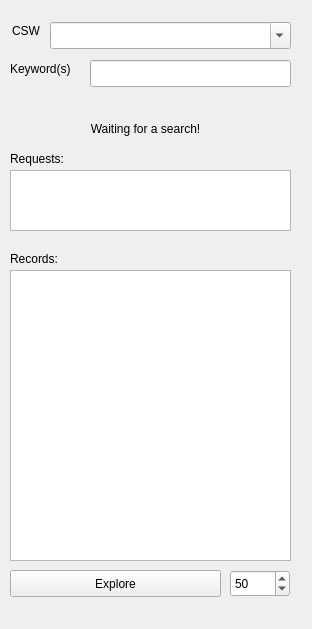
<?xml version="1.0" encoding="UTF-8"?>
<ui version="4.0">
 <class>CSW_Explorer</class>
 <widget class="QDockWidget" name="CSW_Explorer">
  <property name="geometry">
   <rect>
    <x>0</x>
    <y>0</y>
    <width>312</width>
    <height>629</height>
   </rect>
  </property>
  <property name="font">
   <font>
    <underline>false</underline>
   </font>
  </property>
  <property name="features">
   <set>QDockWidget::AllDockWidgetFeatures</set>
  </property>
  <property name="windowTitle">
   <string>CSW explorer</string>
  </property>
  <widget class="QWidget" name="dockWidgetContents">
   <widget class="QPushButton" name="exploreButton">
    <property name="geometry">
     <rect>
      <x>10</x>
      <y>570</y>
      <width>211</width>
      <height>27</height>
     </rect>
    </property>
    <property name="text">
     <string>Explore</string>
    </property>
   </widget>
   <widget class="QTextBrowser" name="CSWRecordsTxt">
    <property name="geometry">
     <rect>
      <x>10</x>
      <y>270</y>
      <width>281</width>
      <height>291</height>
     </rect>
    </property>
   </widget>
   <widget class="QComboBox" name="comboURL">
    <property name="geometry">
     <rect>
      <x>50</x>
      <y>22</y>
      <width>241</width>
      <height>27</height>
     </rect>
    </property>
    <property name="minimumSize">
     <size>
      <width>141</width>
      <height>0</height>
     </size>
    </property>
    <property name="editable">
     <bool>true</bool>
    </property>
   </widget>
   <widget class="QLabel" name="CSWInfoLabel">
    <property name="geometry">
     <rect>
      <x>10</x>
      <y>120</y>
      <width>271</width>
      <height>17</height>
     </rect>
    </property>
    <property name="text">
     <string>Waiting for a search!</string>
    </property>
    <property name="textFormat">
     <enum>Qt::PlainText</enum>
    </property>
    <property name="alignment">
     <set>Qt::AlignCenter</set>
    </property>
   </widget>
   <widget class="QTextBrowser" name="CSWRequestsTxt">
    <property name="geometry">
     <rect>
      <x>10</x>
      <y>170</y>
      <width>281</width>
      <height>61</height>
     </rect>
    </property>
   </widget>
   <widget class="QLabel" name="RequestsLabel">
    <property name="geometry">
     <rect>
      <x>10</x>
      <y>150</y>
      <width>66</width>
      <height>17</height>
     </rect>
    </property>
    <property name="text">
     <string>Requests:</string>
    </property>
   </widget>
   <widget class="QLabel" name="RecordsLabel">
    <property name="geometry">
     <rect>
      <x>10</x>
      <y>250</y>
      <width>66</width>
      <height>17</height>
     </rect>
    </property>
    <property name="text">
     <string>Records:</string>
    </property>
   </widget>
   <widget class="QLabel" name="labelCSWURL">
    <property name="geometry">
     <rect>
      <x>12</x>
      <y>22</y>
      <width>32</width>
      <height>17</height>
     </rect>
    </property>
    <property name="text">
     <string>CSW</string>
    </property>
   </widget>
   <widget class="QLabel" name="labelKeyword">
    <property name="geometry">
     <rect>
      <x>10</x>
      <y>60</y>
      <width>81</width>
      <height>17</height>
     </rect>
    </property>
    <property name="text">
     <string>Keyword(s)</string>
    </property>
   </widget>
   <widget class="QLineEdit" name="keywordTxt">
    <property name="geometry">
     <rect>
      <x>90</x>
      <y>60</y>
      <width>201</width>
      <height>27</height>
     </rect>
    </property>
    <property name="toolTip">
     <string extracomment="Enter keywords separated by a space"/>
    </property>
   </widget>
   <widget class="QSpinBox" name="maxRecordsSpinBox">
    <property name="geometry">
     <rect>
      <x>230</x>
      <y>570</y>
      <width>60</width>
      <height>27</height>
     </rect>
    </property>
    <property name="toolTip">
     <string extracomment="Maximum records to show"/>
    </property>
    <property name="minimum">
     <number>1</number>
    </property>
    <property name="maximum">
     <number>1000000</number>
    </property>
    <property name="value">
     <number>50</number>
    </property>
   </widget>
  </widget>
 </widget>
 <resources/>
 <connections/>
</ui>
